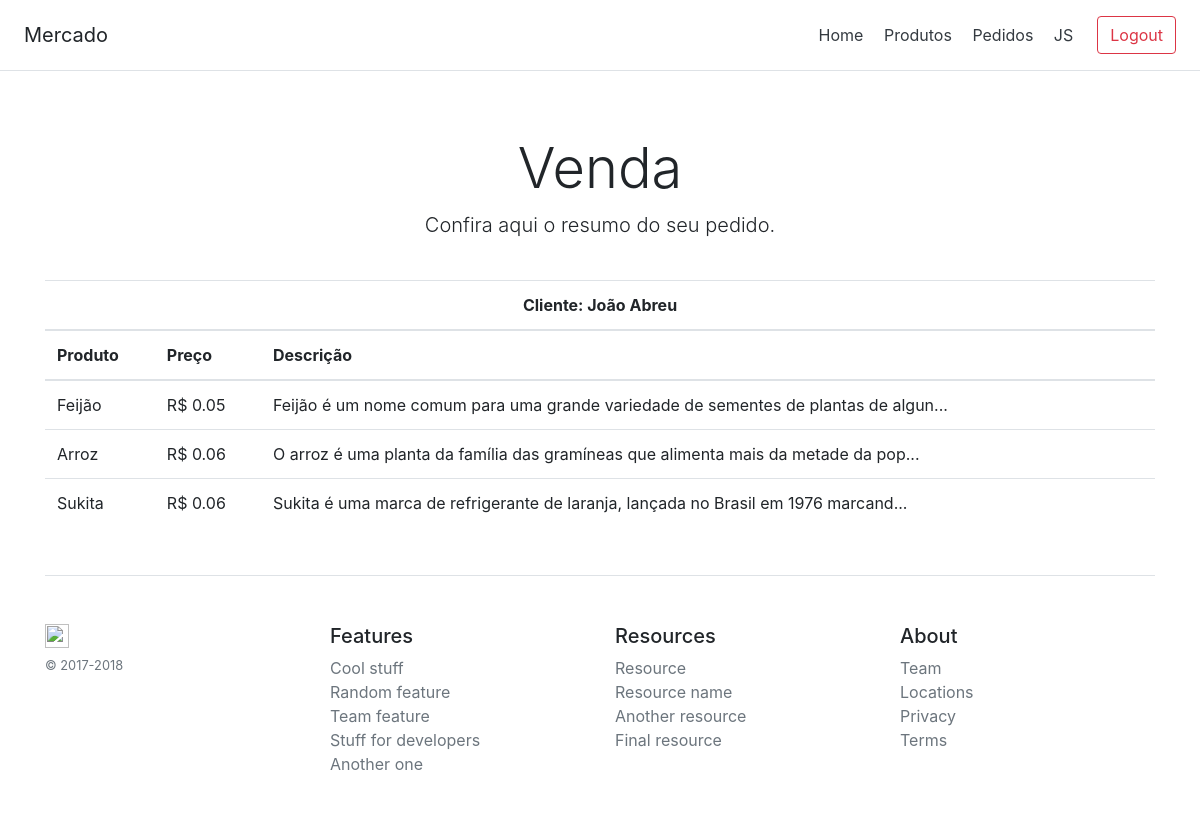
The page /venda/4/ (signed in) on the database its author committed.
### core/models.py (models this page shows, shortened)
class Pedido(models.Model):
    cliente     = models.ForeignKey(Cliente, on_delete=models.CASCADE)
    criado      = models.DateField('Criado em', auto_now_add=True)
    modificado  = models.DateField('Modificado em', auto_now_add=False, auto_now=True)

class Cliente(models.Model):
    cliente     = models.CharField('Nome Cliente', max_length=15)
    cpf         = models.CharField('CPF', max_length=11)
    def __str__(self):
        return self.cliente

class DetalhePedido(models.Model):
    pedido      = models.ForeignKey(Pedido, on_delete=models.CASCADE)
    produto     = models.ForeignKey(Produto, on_delete=models.CASCADE)
    quantidade  = models.PositiveSmallIntegerField('quantidade')
    preco       = models.DecimalField('Preço', decimal_places=2, max_digits=7)

class Produto(models.Model):
    produto     = models.CharField('Nome Produto', max_length=20)
    descricao   = models.TextField('Descrição', max_length=500)
    preco       = models.DecimalField('Preço', decimal_places=2, max_digits=7, validators=[MinValueValidator(0.01)])
    def __str__(self):
        return self.produto

### core/views.py (the view)
# urls.py: path('venda/<int:venda_pk>/', views.venda, name='venda'),
def venda(request, venda_pk):
    pedido = Pedido.objects.get(pk=venda_pk)
    detalhes = pedido.detalhepedido_set.all()
    context = {
        'pedido': pedido,
        'detalhes': detalhes,
    }
    return render(request, 'core/venda.html', context)

### core/templates/core/venda.html
{% extends 'core/base.html' %}
{% block content %}
    <div class="pricing-header px-3 py-3 pt-md-5 pb-md-4 mx-auto text-center">
      <h1 class="display-4">Venda</h1>
      <p class="lead">Confira aqui o resumo do seu pedido.</p>
    </div>
    <div class="container">
      <table class="table table-hover">
        <thead>
          <tr align="center">
            <th colspan="3">
            Cliente: {{ pedido.cliente }}
            </th>
          </tr>
          <tr>
            <th>Produto</th>
            <th>Preço</th>
            <th>Descrição</th>
          </tr>
        </thead>
        <tbody>
          {% for detalhe in detalhes %}
          <tr>
            <td>{{ detalhe.produto }}</td>
            <td>R$ {{ detalhe.preco }}</td>
            <td>{{ detalhe.produto.descricao|slice:":80" }}...</td>
          </tr>
          {% endfor %}
        </tbody>
      </table>
    </div>
{% endblock %}

### rows shown on the page
Pedido: cliente "João Abreu"
DetalhePedido: produto "Feijão", preco "0.05", produto.descricao "Feijão é um nome comum para uma grande variedade de sementes de plantas de algun"
DetalhePedido: produto "Arroz", preco "0.06", produto.descricao "O arroz é uma planta da família das gramíneas que alimenta mais da metade da pop"
DetalhePedido: produto "Sukita", preco "0.06", produto.descricao "Sukita é uma marca de refrigerante de laranja, lançada no Brasil em 1976 marcand"
